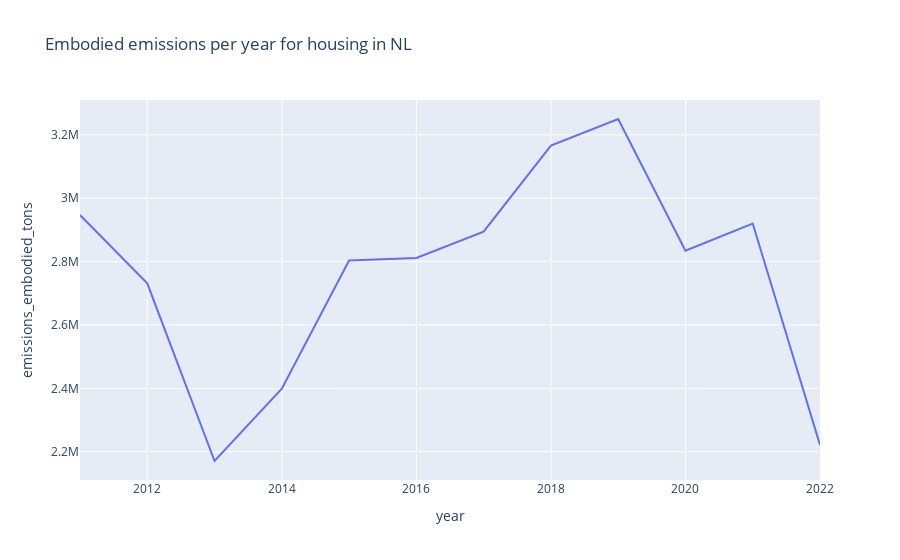
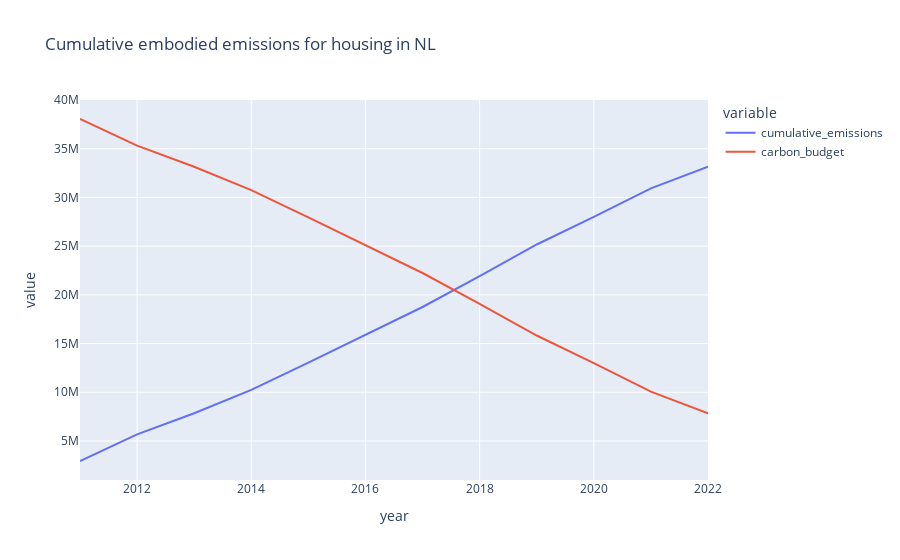

Write notebook code for charts like these, in order.
### Markdown cell above
# Visualize embodied emissions (2011 - now)
- total embodied emissions 
- embodied emissions for one municipality
- embodied emissions for all municipalities (highlight highest and lowest municipalities)

### Code cell
# get embodied emissions for housing in NL
query = ''' 
SELECT year, SUM(emissions_embodied_tons) AS emissions_embodied_tons
FROM emissions_embodied_housing_nl 
WHERE year >= 2011 AND year <= 2022
GROUP BY year
ORDER BY year
'''
df = pd.read_sql_query(query, engine)

# calculate cumulative emissions and carbon budget
carbon_budget = 41000000 # carbon budget for only embodied emissions. budget for all emissions is 112,000,000 tons 
df['cumulative_emissions'] = df['emissions_embodied_tons'].cumsum()
df['carbon_budget'] = carbon_budget - df['cumulative_emissions']

# line chart for embodied emissions per year
fig = px.line(df, x='year', y='emissions_embodied_tons', title='Embodied emissions per year for housing in NL')
fig.show()

# line chart for cumulative embodied emissions and carbon budget 
fig = px.line(df, x='year', y=['cumulative_emissions', 'carbon_budget'], title='Cumulative embodied emissions for housing in NL')
fig.show()

### Figure 1 — Plotly figure (JSON) as saved in the notebook; plotly's stock layout.template omitted (floating-point values rounded to 4 significant figures)
{"data": [{"hovertemplate": "year=%{x}<br>emissions_embodied_tons=%{y}<extra></extra>", "legendgroup": "", "line": {"color": "#636efa", "dash": "solid"}, "marker": {"symbol": "circle"}, "mode": "lines", "name": "", "orientation": "v", "showlegend": false, "type": "scatter", "x": [2011, 2012, 2013, 2014, 2015, 2016, 2017, 2018, 2019, 2020, 2021, 2022], "xaxis": "x", "y": [2947000.0, 2731000.0, 2171000.0, 2399000.0, 2803000.0, 2811000.0, 2894000.0, 3166000.0, 3250000.0, 2834000.0, 2920000.0, 2221000.0], "yaxis": "y"}], "layout": {"legend": {"tracegroupgap": 0}, "title": {"text": "Embodied emissions per year for housing in NL"}, "xaxis": {"anchor": "y", "domain": [0, 1], "title": {"text": "year"}}, "yaxis": {"anchor": "x", "domain": [0, 1], "title": {"text": "emissions_embodied_tons"}}}}

### Figure 2 — Plotly figure (JSON) as saved in the notebook; plotly's stock layout.template omitted (floating-point values rounded to 4 significant figures)
{"data": [{"hovertemplate": "variable=cumulative_emissions<br>year=%{x}<br>value=%{y}<extra></extra>", "legendgroup": "cumulative_emissions", "line": {"color": "#636efa", "dash": "solid"}, "marker": {"symbol": "circle"}, "mode": "lines", "name": "cumulative_emissions", "orientation": "v", "showlegend": true, "type": "scatter", "x": [2011, 2012, 2013, 2014, 2015, 2016, 2017, 2018, 2019, 2020, 2021, 2022], "xaxis": "x", "y": [2947000.0, 5678000.0, 7849000.0, 10250000.0, 13050000.0, 15860000.0, 18760000.0, 21920000.0, 25170000.0, 28010000.0, 30930000.0, 33150000.0], "yaxis": "y"}, {"hovertemplate": "variable=carbon_budget<br>year=%{x}<br>value=%{y}<extra></extra>", "legendgroup": "carbon_budget", "line": {"color": "#EF553B", "dash": "solid"}, "marker": {"symbol": "circle"}, "mode": "lines", "name": "carbon_budget", "orientation": "v", "showlegend": true, "type": "scatter", "x": [2011, 2012, 2013, 2014, 2015, 2016, 2017, 2018, 2019, 2020, 2021, 2022], "xaxis": "x", "y": [38050000.0, 35320000.0, 33150000.0, 30750000.0, 27950000.0, 25140000.0, 22240000.0, 19080000.0, 15830000.0, 12990000.0, 10070000.0, 7853000.0], "yaxis": "y"}], "layout": {"legend": {"title": {"text": "variable"}, "tracegroupgap": 0}, "title": {"text": "Cumulative embodied emissions for housing in NL"}, "xaxis": {"anchor": "y", "domain": [0, 1], "title": {"text": "year"}}, "yaxis": {"anchor": "x", "domain": [0, 1], "title": {"text": "value"}}}}
